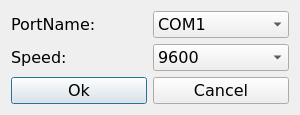
<?xml version="1.0" encoding="UTF-8"?>
<ui version="4.0">
 <class>SettingsDialog</class>
 <widget class="QDialog" name="SettingsDialog">
  <property name="geometry">
   <rect>
    <x>0</x>
    <y>0</y>
    <width>300</width>
    <height>108</height>
   </rect>
  </property>
  <property name="font">
   <font>
    <family>Verdana</family>
    <pointsize>12</pointsize>
   </font>
  </property>
  <property name="windowTitle">
   <string>Settings</string>
  </property>
  <layout class="QVBoxLayout" name="verticalLayout">
   <item>
    <layout class="QGridLayout" name="gridLayout">
     <item row="0" column="0">
      <widget class="QLabel" name="portNameLabel">
       <property name="text">
        <string>PortName:</string>
       </property>
      </widget>
     </item>
     <item row="0" column="1">
      <widget class="QComboBox" name="portNameComboBox">
       <item>
        <property name="text">
         <string>COM1</string>
        </property>
       </item>
       <item>
        <property name="text">
         <string>COM2</string>
        </property>
       </item>
       <item>
        <property name="text">
         <string>COM3</string>
        </property>
       </item>
      </widget>
     </item>
     <item row="1" column="0">
      <widget class="QLabel" name="speedLabel">
       <property name="text">
        <string>Speed:</string>
       </property>
      </widget>
     </item>
     <item row="1" column="1">
      <widget class="QComboBox" name="speedComboBox">
       <item>
        <property name="text">
         <string>9600</string>
        </property>
       </item>
      </widget>
     </item>
    </layout>
   </item>
   <item>
    <layout class="QHBoxLayout" name="horizontalLayout">
     <item>
      <widget class="QPushButton" name="okButton">
       <property name="text">
        <string>Ok</string>
       </property>
      </widget>
     </item>
     <item>
      <widget class="QPushButton" name="cancelButton">
       <property name="text">
        <string>Cancel</string>
       </property>
      </widget>
     </item>
    </layout>
   </item>
  </layout>
 </widget>
 <resources/>
 <connections/>
</ui>
